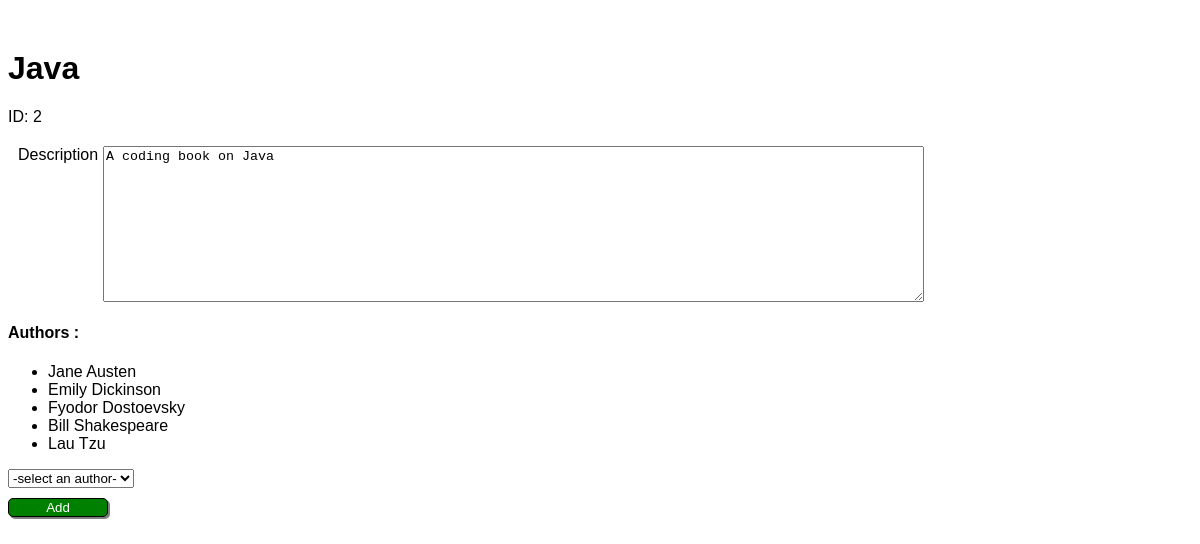
The app's page /book_details/2 with its own data.
### books_authors_app/models.py (models this page shows)
class Book(models.Model):
    title = models.CharField(max_length=255)
    desc = models.TextField()
    created_at = models.DateTimeField(auto_now_add=True)
    updated_at = models.DateTimeField(auto_now=True)

class Author(models.Model):
    first_name = models.CharField(max_length=45)
    last_name = models.CharField(max_length=45)
    notes = models.TextField()
    books = models.ManyToManyField(Book, related_name="authors")
    created_at = models.DateTimeField(auto_now_add=True)
    updated_at = models.DateTimeField(auto_now=True)

### books_authors_app/views.py (the view)
# urls.py: path('book_details/<int:book_id>', views.bookDetails),
def bookDetails(request, book_id):
    context = {
        'book': Book.objects.get(id=book_id),
        'authors': Author.objects.all(),
    }
    return render(request, 'book_details.html', context)

### books_authors_app/templates/book_details.html (shortened to what this page needs)
<!DOCTYPE html>
<html lang="en">
<head>
    {% load static %}
    <link rel="stylesheet" href="{% static 'css/style.css' %}">
</head>
<body>
    <h1 class="header">{{ book.title }}</h1>
    <p>ID: {{ book.id }}</p>
    <div class="row-left">
        <label for="description">Description</label>
        <textarea name="description" cols="100" rows="10" readonly>{{ book.desc }}</textarea>
    </div>
    <h4>Authors :</h4>
    <ul>
        {% for author in book.authors.all %}
            <li>{{ author.first_name }} {{ author.last_name }}</li>
        {% endfor %}
    </ul>
    <form action="/book_details/{{book.id}}/append_author" method="POST">
        <select name="other_authors">
            <option disabled selected>-select an author-</option>
        </select>
        <button type="submit" class="btn-add btn-block">Add</button>
    </form>
</body>
</html>

### books_authors_app/static/css/style.css (style rules this page uses)
body { font-family: Arial, Helvetica, sans-serif; }
.header { margin-top: 50px; }
label { margin-right: 5px; }
.btn-add { background-color: green; color: white; border-radius: 5px; width: 100px; box-shadow: 2px 2px gray; margin-right: 10px; border: 1px solid black; }
.row-left { margin: 20px 10px; display: flex; align-items: initial; }
.btn-block { display: block; margin-top: 10px; }

### records on screen
Book: title "Java", id "2", description "A coding book on Java"
Author: first_name "Jane", last_name "Austen"
Author: first_name "Emily", last_name "Dickinson"
Author: first_name "Fyodor", last_name "Dostoevsky"
Author: first_name "Bill", last_name "Shakespeare"
Author: first_name "Lau", last_name "Tzu"
